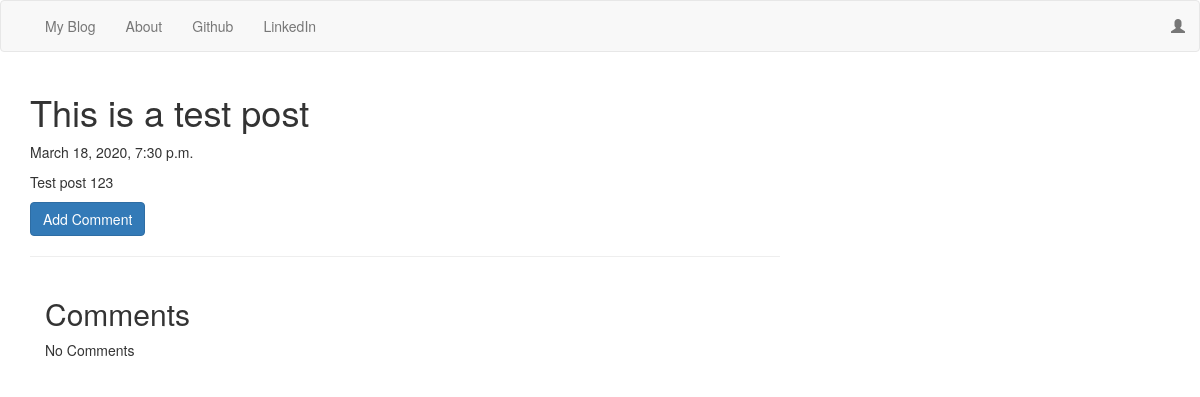
Page /post/3 on the earlier database version.
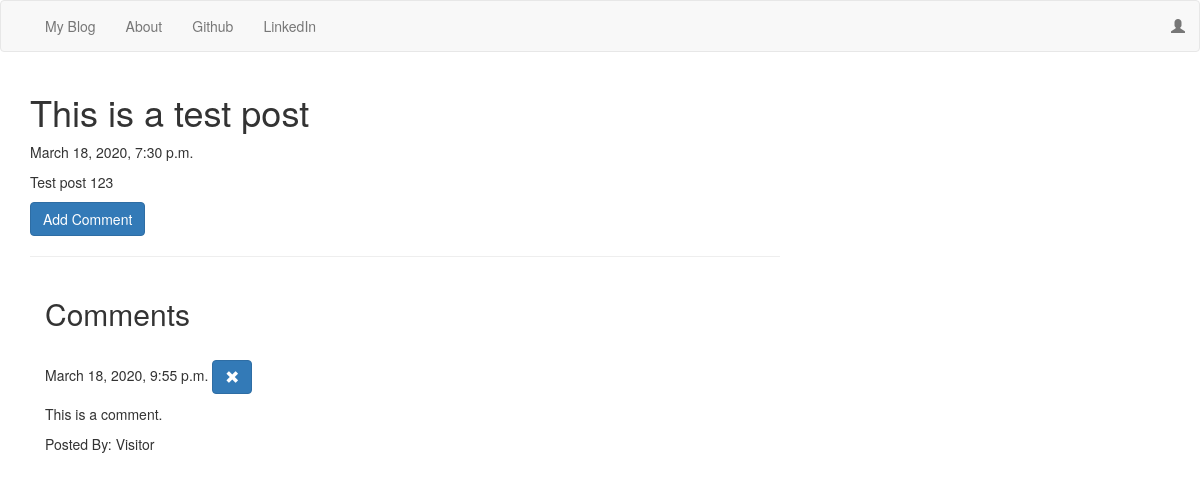
Same page on the later database version.
### blog/models.py (models this page shows, shortened)
class Post(models.Model):
    author = models.ForeignKey('auth.User', on_delete=models.CASCADE)
    title = models.CharField(max_length=200)
    text = models.TextField()
    created_date = models.DateTimeField(default=timezone.now)
    published_date = models.DateTimeField(blank=True, null=True)

class Comment(models.Model):
    post = models.ForeignKey(
        'blog.Post', related_name='comments', on_delete=models.CASCADE)
    author = models.CharField(max_length=200)
    text = models.TextField()
    created_date = models.DateTimeField(default=timezone.now)
    approved_comment = models.BooleanField(default=False)

### blog/views.py (the view)
# urls.py: path('post/<int:pk>', views.PostDetailView.as_view(), name='post_detail'),
class PostDetailView(DetailView):
    model = Post

### blog/templates/blog/post_detail.html (shortened to what this page needs)
{% extends "blog/base.html" %}
{% block content %}
    <h1 class="post-title loader">{{ post.title }}</h1>
    {% if post.published_date %}
        <div class="date post-date">
            {{ post.published_date }}
        </div>
    {% else %}
        <a class="btn btn-default" href="{% url 'post_publish' pk=post.pk %}">Publish</a>
    {% endif %}
    <div class="post-content">
        <p>{{ post.text|safe|linebreaksbr }}</p>
    </div>
    <a class="btn btn-primary btn-comment" href="{% url 'add_comment_to_post' pk=post.pk %}">Add Comment</a>
    <hr />
    <div class="comments"><div class="col-md-10"><h2>Comments</h2>
        {% for comment in post.comments.all %}
            <br>
            {% if user.is_authenticated or comment.approved_comment %}
            {{ comment.created_date }}
            <a class="btn btn-primary" href="{% url 'comment_delete' pk=comment.pk %}"><span class="glyphicon glyphicon-remove"></span></a>
                <p>{{ comment.text|safe|linebreaks }}</p>
                <p>Posted By: {{ comment.author }}</p>
            {% endif %}
            {% empty %}
            <p>No Comments</p>
        {% endfor %}</div></div>
{% endblock %}

### blog/templates/blog/base.html (shortened to what this page needs)
<!DOCTYPE html>
{% load static %}
<html lang="en" dir="ltr">
<head>
    <link rel="stylesheet" href="https://maxcdn.bootstrapcdn.com/bootstrap/3.3.7/css/bootstrap.min.css">
    <link rel="stylesheet" href="//cdn.jsdelivr.net/npm/medium-editor@latest/dist/css/medium-editor.min.css" type="text/css" media="screen" charset="utf-8">
    {% load compress %}
    {% compress css %}
    <link rel="stylesheet" type="text/x-scss" href="{% static 'css/blog.scss' %}">
    {% endcompress %}
</head>
<body>
    <nav class="navbar navbar-default navfont custom-navbar">
        <div class="container">
            <ul class="nav navbar-nav">
                <li><a class="nabbar-brand bigbrand" href="{% url 'post_list' %}">My Blog</a></li>
                <li><a href="{% url 'about' %}">About</a></li>
                <li><a href="http://github.com/wchrapcynski">Github</a></li>
                <li><a href="https://www.linkedin.com/in/william-chrapcynski/">LinkedIn</a></li>
            </ul>
            <ul class="nav navbar-nav navbar-right">
                {% if user.is_authenticated %}
                    <li><a href="{% url 'post_new' %}">New Post</a></li>
                    <li><a href="{% url 'post_draft_list' %}">Drafts</a></li>
                    <li><a href="{% url 'logout' %}">Logout</a></li>
                    <li><a>Welcome: {{ user.username }}</a></li>
                {% else %}
                    <li><a class="nav navbar-right" href="{% url 'login' %}"><span class="glyphicon glyphicon-user"></span></a></li>
                {% endif %}
            </ul>
        </div>
    </nav>
    <div class="content container">
        <div class="row">
            <div class="col-md-8">
                <div class="blog_posts">
                    {% block content %}
                    {% endblock %}
                </div>
            </div>
        </div>
    </div>
</body>
</html>

Differences in the rows shown:
added Comment: created_date "March 18, 2020, 9:55 p.m.", text "This is a comment.", author "Visitor"
Other differences:
text no longer shown: "No Comments"
